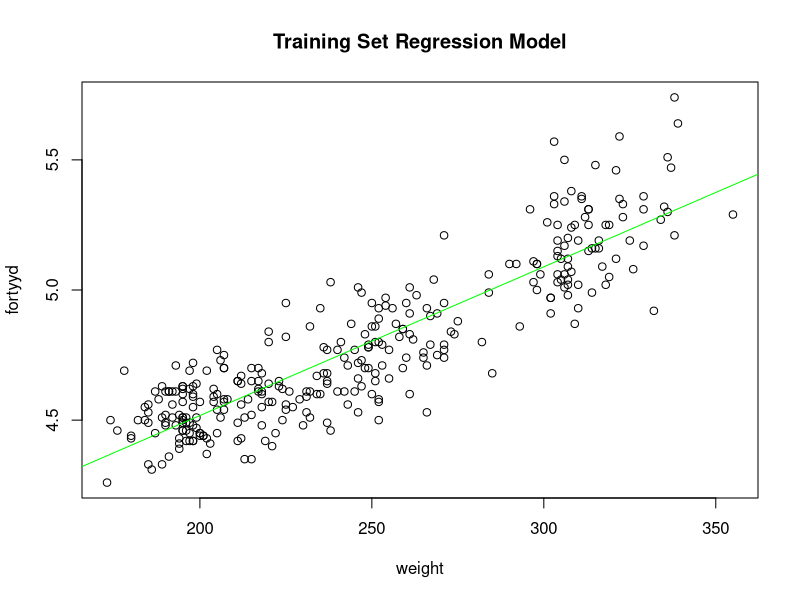

The R source for this figure:
setwd("~/Downloads/ITCS3162_Project")
combine <- data.frame()
combine <- read.csv("combine.csv", header = TRUE)
#Check to make sure csv was read
str(combine)

#Remove colunms dont need
combine<- subset(combine, select = c("year","heightfeet", "heightinches", "heightinchestotal", "weight","fortyyd","twentyss","threecone","vertical","broad","bench","pickround","nflgrade"))


#Check for null values
combine<-combine[which(combine$weight != 0),]
combine<-combine[which(combine$fortyyd != 0),]
combine <- combine[combine$bench !=0,]
combine<-combine[which(combine$nflgrade != 0),]

combine <- combine[!is.na(combine$nflgrade),]

#Get Train and Test 
rowSize <- nrow(combine)
testSize <- .2*rowSize
testI <- sample(1:rowSize, size = testSize)
test <- combine[testI,]
train <- combine[-testI,]

str(train)
str(test)

#Get The Mean
mean(train$fortyyd)

#weight vs forty time
plot(fortyyd~weight, data=train, main="Training Set Regression Model")
cor(train$fortyyd, train$weight)

#create linear regression model
trainmodel <-lm(fortyyd~weight, data=train)

#View the model (different views)
trainmodel
summary(trainmodel)

#Add the model to the plot
abline(trainmodel, col="green")

#Get Y-intercept and slope
yintercept<-coefficients(trainmodel)[[1]]
slope<-coefficients(trainmodel)[[2]]

#Prediction Equation
findforty<- function(w){ return(yintercept + (slope * w)) }

#Apply to test set
expectedforty<-lapply(test$weight, findforty)

#create df to hold results
testresult <- data.frame()
testresult <- cbind(test, unlist(expectedforty))
names(testresult)[[14]]<-c("pforty")
str(testresult)

#Sum of Squares

#Find SSE, SST, SSR
sse <-sum((testresult$fortyyd-testresult$pforty)^2)
sst<-sum((testresult$fortyyd-median(train$fortyyd))^2)
ssr<-(sst-sse)
#find R2 and display in console
r2<-ssr/sst
r2



